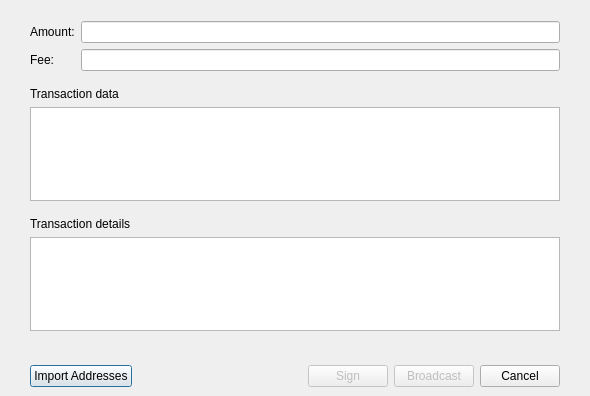
<?xml version="1.0" encoding="UTF-8"?>
<ui version="4.0">
 <class>HardwareSignTxDialog</class>
 <widget class="QDialog" name="HardwareSignTxDialog">
  <property name="geometry">
   <rect>
    <x>0</x>
    <y>0</y>
    <width>590</width>
    <height>396</height>
   </rect>
  </property>
  <property name="windowTitle">
   <string>Sign transaction with hardware</string>
  </property>
  <layout class="QVBoxLayout" name="verticalLayout">
   <property name="leftMargin">
    <number>0</number>
   </property>
   <property name="rightMargin">
    <number>0</number>
   </property>
   <property name="bottomMargin">
    <number>0</number>
   </property>
   <item>
    <spacer name="verticalSpacer">
     <property name="orientation">
      <enum>Qt::Vertical</enum>
     </property>
     <property name="sizeType">
      <enum>QSizePolicy::Fixed</enum>
     </property>
     <property name="sizeHint" stdset="0">
      <size>
       <width>20</width>
       <height>10</height>
      </size>
     </property>
    </spacer>
   </item>
   <item>
    <layout class="QVBoxLayout" name="verticalLayout_2">
     <property name="leftMargin">
      <number>30</number>
     </property>
     <property name="rightMargin">
      <number>30</number>
     </property>
     <item>
      <widget class="QWidget" name="widgetTx" native="true">
       <layout class="QFormLayout" name="formLayout">
        <property name="leftMargin">
         <number>0</number>
        </property>
        <property name="topMargin">
         <number>0</number>
        </property>
        <property name="rightMargin">
         <number>0</number>
        </property>
        <property name="bottomMargin">
         <number>0</number>
        </property>
        <item row="0" column="0">
         <widget class="QLabel" name="labelAmount">
          <property name="sizePolicy">
           <sizepolicy hsizetype="Fixed" vsizetype="Preferred">
            <horstretch>0</horstretch>
            <verstretch>0</verstretch>
           </sizepolicy>
          </property>
          <property name="text">
           <string>Amount:</string>
          </property>
         </widget>
        </item>
        <item row="0" column="1">
         <widget class="BitcoinAmountField" name="lineEditAmount">
          <property name="sizePolicy">
           <sizepolicy hsizetype="Preferred" vsizetype="Fixed">
            <horstretch>0</horstretch>
            <verstretch>0</verstretch>
           </sizepolicy>
          </property>
          <property name="readOnly">
           <bool>true</bool>
          </property>
         </widget>
        </item>
        <item row="1" column="0">
         <widget class="QLabel" name="labelFee">
          <property name="sizePolicy">
           <sizepolicy hsizetype="Fixed" vsizetype="Preferred">
            <horstretch>0</horstretch>
            <verstretch>0</verstretch>
           </sizepolicy>
          </property>
          <property name="text">
           <string>Fee:</string>
          </property>
         </widget>
        </item>
        <item row="1" column="1">
         <widget class="BitcoinAmountField" name="lineEditFee">
          <property name="sizePolicy">
           <sizepolicy hsizetype="Preferred" vsizetype="Fixed">
            <horstretch>0</horstretch>
            <verstretch>0</verstretch>
           </sizepolicy>
          </property>
          <property name="readOnly">
           <bool>true</bool>
          </property>
         </widget>
        </item>
       </layout>
      </widget>
     </item>
     <item>
      <spacer name="verticalSpacer_4">
       <property name="orientation">
        <enum>Qt::Vertical</enum>
       </property>
       <property name="sizeType">
        <enum>QSizePolicy::Minimum</enum>
       </property>
       <property name="sizeHint" stdset="0">
        <size>
         <width>20</width>
         <height>10</height>
        </size>
       </property>
      </spacer>
     </item>
     <item>
      <widget class="QLabel" name="labelTxData">
       <property name="text">
        <string>Transaction data</string>
       </property>
      </widget>
     </item>
     <item>
      <widget class="QTextEdit" name="textEditTxData"/>
     </item>
     <item>
      <spacer name="verticalSpacer_3">
       <property name="orientation">
        <enum>Qt::Vertical</enum>
       </property>
       <property name="sizeType">
        <enum>QSizePolicy::Fixed</enum>
       </property>
       <property name="sizeHint" stdset="0">
        <size>
         <width>20</width>
         <height>10</height>
        </size>
       </property>
      </spacer>
     </item>
     <item>
      <widget class="QLabel" name="labelTxDetails">
       <property name="text">
        <string>Transaction details</string>
       </property>
      </widget>
     </item>
     <item>
      <widget class="QTextEdit" name="textEditTxDetails"/>
     </item>
    </layout>
   </item>
   <item>
    <spacer name="verticalSpacer_2">
     <property name="orientation">
      <enum>Qt::Vertical</enum>
     </property>
     <property name="sizeType">
      <enum>QSizePolicy::Fixed</enum>
     </property>
     <property name="sizeHint" stdset="0">
      <size>
       <width>20</width>
       <height>13</height>
      </size>
     </property>
    </spacer>
   </item>
   <item>
    <widget class="QWidget" name="buttonsContainerWhite" native="true">
     <layout class="QHBoxLayout" name="horizontalLayout_2">
      <property name="leftMargin">
       <number>30</number>
      </property>
      <property name="topMargin">
       <number>15</number>
      </property>
      <property name="rightMargin">
       <number>30</number>
      </property>
      <item>
       <widget class="QPushButton" name="importButton">
        <property name="text">
         <string>Import Addresses</string>
        </property>
       </widget>
      </item>
      <item>
       <spacer name="horizontalSpacer">
        <property name="orientation">
         <enum>Qt::Horizontal</enum>
        </property>
        <property name="sizeHint" stdset="0">
         <size>
          <width>40</width>
          <height>20</height>
         </size>
        </property>
       </spacer>
      </item>
      <item>
       <widget class="QPushButton" name="signButton">
        <property name="enabled">
         <bool>false</bool>
        </property>
        <property name="text">
         <string>Sign</string>
        </property>
       </widget>
      </item>
      <item>
       <widget class="QPushButton" name="sendButton">
        <property name="enabled">
         <bool>false</bool>
        </property>
        <property name="text">
         <string>Broadcast</string>
        </property>
       </widget>
      </item>
      <item>
       <widget class="QPushButton" name="cancelButton">
        <property name="text">
         <string>Cancel</string>
        </property>
       </widget>
      </item>
     </layout>
    </widget>
   </item>
  </layout>
 </widget>
 <customwidgets>
  <customwidget>
   <class>BitcoinAmountField</class>
   <extends>QLineEdit</extends>
   <header>qt/bitcoinamountfield.h</header>
   <container>1</container>
  </customwidget>
 </customwidgets>
 <resources/>
 <connections/>
</ui>
